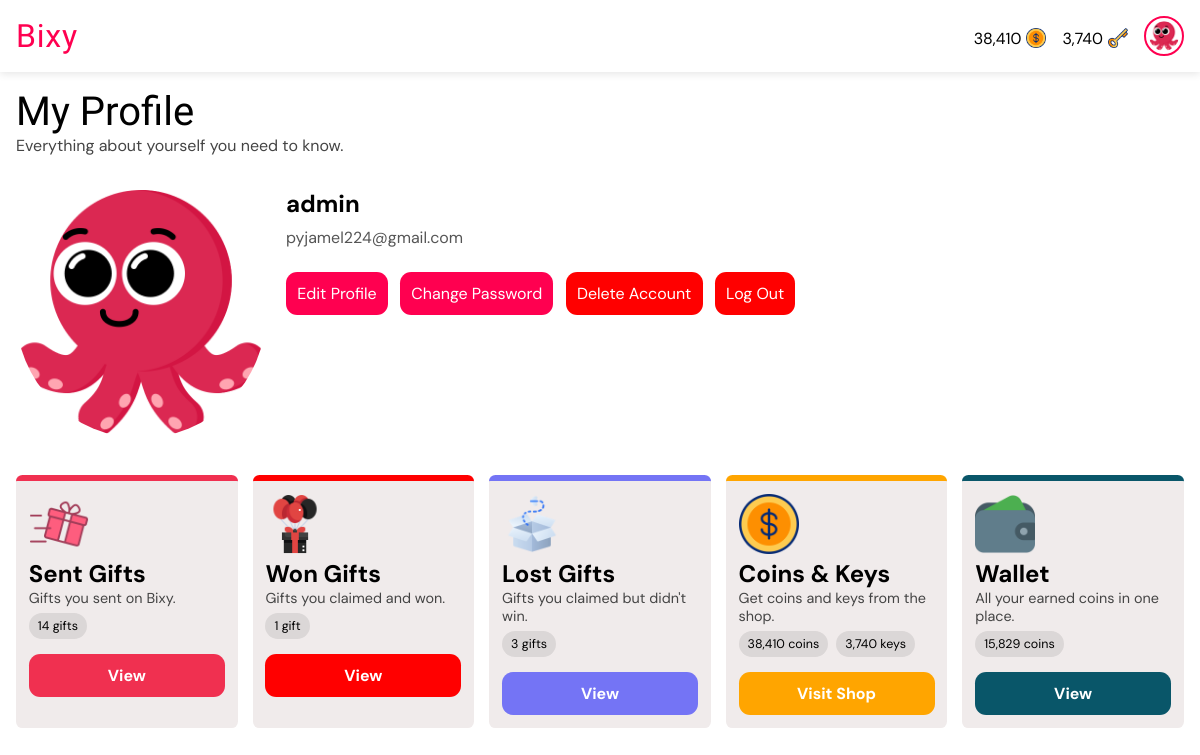
/profile/ (signed in), run on an earlier commit of the app's database.
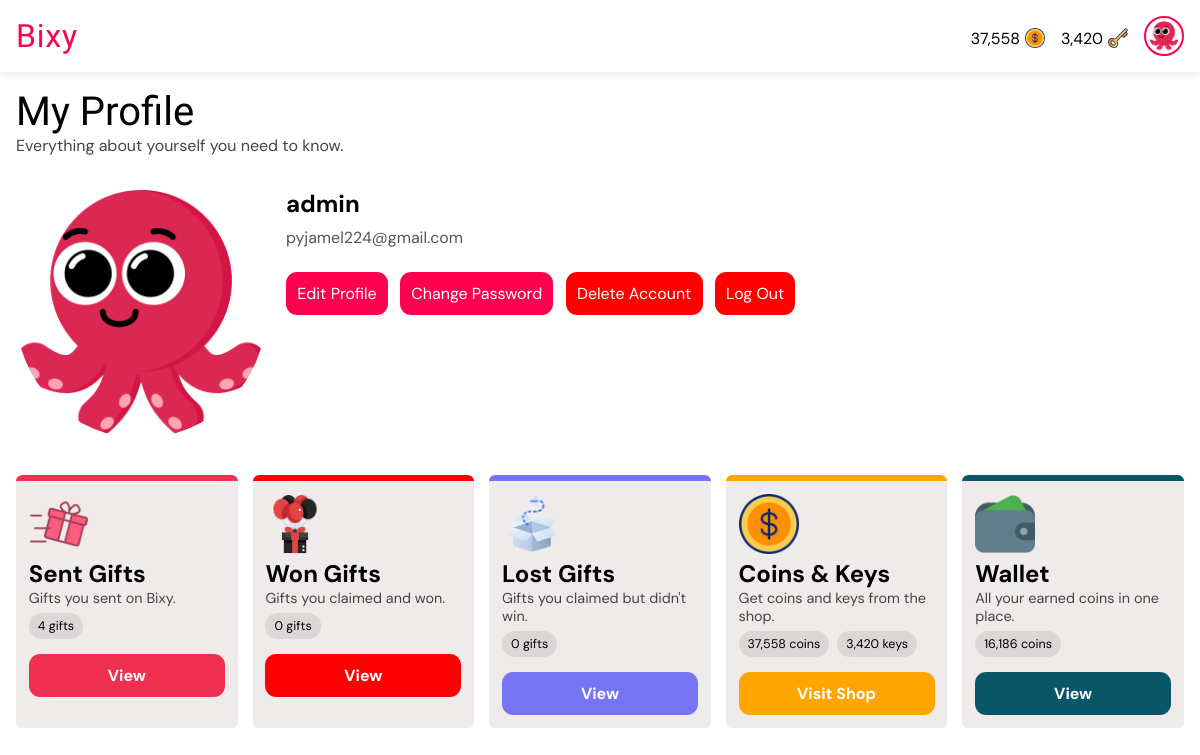
And on a later commit of the database.
### giftapp/models.py (models this page shows, shortened)
class User(AbstractUser):
    gender = models.CharField(max_length=6, choices=GENDERS, default=GENDERS[0][0])
    is_verified = models.BooleanField(default=False, help_text="If the user's email address is verified or not.")
    email = models.EmailField(unique=True, blank=False, null=False)
    new_email = models.EmailField(unique=False, blank=True, null=True)
    coins = models.PositiveIntegerField(default=0)
    won_coins = models.PositiveIntegerField(default=0)
    keys = models.PositiveIntegerField(default=0)
    verify_code = models.CharField(max_length=255, null=True, blank=True)
    change_email_code = models.CharField(max_length=255, null=True, blank=True)
    profile_pic = models.ForeignKey(ProfilePicture, on_delete=models.SET_NULL, related_name='owners', null=True)
    USERNAME_FIELD = "email"
    REQUIRED_FIELDS = ["username"]

class ProfilePicture(models.Model):
    name = models.CharField(max_length=50, null=False, blank=False)
    image = models.ImageField(null=False, blank=False, upload_to='profile_pics')

### giftapp/views.py (the view)
# urls.py: path("profile/", views.profile, name="profile"),
@login_required
def profile(request):
    won = GiftTransaction.objects.filter(reveals=request.user, recipient=request.user).count()
    sent = GiftTransaction.objects.filter(gifter=request.user).count()
    lost = GiftTransaction.objects.filter(reveals=request.user).exclude(recipient=request.user).exclude(gifter=request.user).count()
    context = {
        "won": won,
        "sent": sent,
        "lost": lost,
    }
    return render(request, "profile.html", context)

### templates/profile.html (shortened to what this page needs)
{% extends 'base.html' %}
{% load static %}
{% load humanize %}
{% load timefilters %}
{% block title %}
<link rel="stylesheet" href="{% static 'css/all_gifts.css' %}">
{% endblock %}
{% block body %}
<div class="heading">
    <h1>My Profile</h1>
    <p>Everything about yourself you need to know.</p>
</div>
<div class="profile-container">
    <div class="profile-img">
        <img src="{{ request.user.profile_pic.image.url }}" alt="Profile Picture">
    </div>
    <div class="profile-info">
        <h2>{{ request.user.username }}</h2>
        <p>{{ request.user.email }}</p>
        <div class="profile-links">
            <a href="{% url 'edit_profile' %}">Edit Profile</a>
            <a href="{% url 'change_password' %}">Change Password</a>
            <a href="{% url 'delete_account' %}" style="background-color: red;">Delete Account</a>
            <a href="{% url 'logout' %}" style="background-color: red;">Log Out</a>
        </div>
    </div>
</div>
<div class="card-container">
    <div class="card prf">
        <div class="prf-image">
            <img src="{% static 'images/giftbox (1).png' %}" alt="Sent Gifts Image">
        </div>
        <h2>Sent Gifts</h2>
        <p>Gifts you sent on Bixy.</p>
        <div class="tags">
            <p class="tag">{{ sent|intcomma }} gift{{ sent|pluralize }}</p>
        </div>
        <a href="{% url 'sent_gifts' %}">View</a>
    </div>
    <div class="card prf">
        <div class="prf-image">
            <img src="{% static 'images/gift-box.png' %}" alt="Won Gifts Image">
        </div>
        <h2>Won Gifts</h2>
        <p>Gifts you claimed and won.</p>
        <div class="tags">
            <p class="tag">{{ won|intcomma }} gift{{ won|pluralize }}</p>
        </div>
        <a href="{% url 'won_gifts' %}">View</a>
    </div>
    <div class="card prf">
        <div class="prf-image">
            <img src="{% static 'images/empty-box.png' %}" alt="Lost Gifts Image">
        </div>
        <h2>Lost Gifts</h2>
        <p>Gifts you claimed but didn't win.</p>
        <div class="tags">
            <p class="tag">{{ lost|intcomma }} gift{{ lost|pluralize }}</p>
        </div>
        <a href="{% url 'lost_gifts' %}">View</a>
    </div>
    <div class="card prf">
        <div class="prf-image">
            <img src="{% static 'images/dollar.png' %}" alt="Coin Shop Image">
        </div>
        <h2>Coins & Keys</h2>
        <p>Get coins and keys from the shop.</p>
        <div class="tags">
            <p class="tag">{{ request.user.coins|intcomma }} coin{{request.user.coins|pluralize }}</p>
            <p class="tag">{{ request.user.keys|intcomma }} key{{request.user.keys|pluralize }}</p>
        </div>
        <a href="{% url 'buy_coins' %}">Visit Shop</a>
    </div>
    <div class="card prf">
        <div class="prf-image">
            <img src="{% static 'images/wallet.png' %}" alt="Wallet Image">
        </div>
        <h2>Wallet</h2>
        <p>All your earned coins in one place.</p>
        <div class="tags">
            <p class="tag">{{ request.user.won_coins|intcomma }} coin{{request.user.won_coins|pluralize }}</p>
        </div>
        <a href="{% url 'wallet' %}">View</a>
    </div>
</div>
{% endblock %}

### templates/base.html (shortened to what this page needs)
<!DOCTYPE html>
<html lang="en">
<head>
    {% load static %}
    {% load humanize %}
    {% load timefilters %}
    {% block title %} {% endblock %}
</head>
<body>
    <nav class="navbar">
        <div class="logo-container" role="link" tabindex="0">
            <a href="{% url 'all_gifts' %}" class="logo-text">Bixy</a>
        </div>
        <div class="profile-section" id="profileSection">
            {% if user.is_authenticated %}
            <a href="{% url 'buy_coins' %}" style="text-decoration: none; color: black;">
                <div class="cost">
                    <p>{{ user.coins|intcomma }}</p>
                    <img src="{% static 'images/dollar.png' %}" alt="Gift image">
                </div>
            </a>
            <a href="{% url 'buy_coins' %}" style="text-decoration: none; color: black;">
                <div class="cost">
                    <p>{{ user.keys|intcomma }}</p>
                    <img src="{% static 'images/key.png' %}" alt="Gift image">
                </div>
            </a>
            <a href="{% url 'profile' %}">
                <img src="{{ user.profile_pic.image.url }}" alt="Profile picture" class="profile-pic" />
            </a>
            {% else %}
            <a href="{% url 'signin' %}" class="btn login">Login</a>
            <a href="{% url 'signup' %}" class="btn signup">Sign Up</a>
            {% endif %}
        </div>
    </nav>
    <main>
        <section>
            {% block body %} {% endblock %}
        </section>
    </main>
</body>
</html>

What changed in the data, as far as the page shows it:
changed User "admin": coins "38,410" → "37,558"; keys "3,740" → "3,420"; user.coins "38,410" → "37,558"; user.keys "3,740" → "3,420"; user.won_coins "15,829" → "16,186"
Also different on the page:
{{ sent|intcomma }}: "14" → "4"
{{ won|intcomma }}: "1" → "0"
{{ lost|intcomma }}: "3" → "0"
